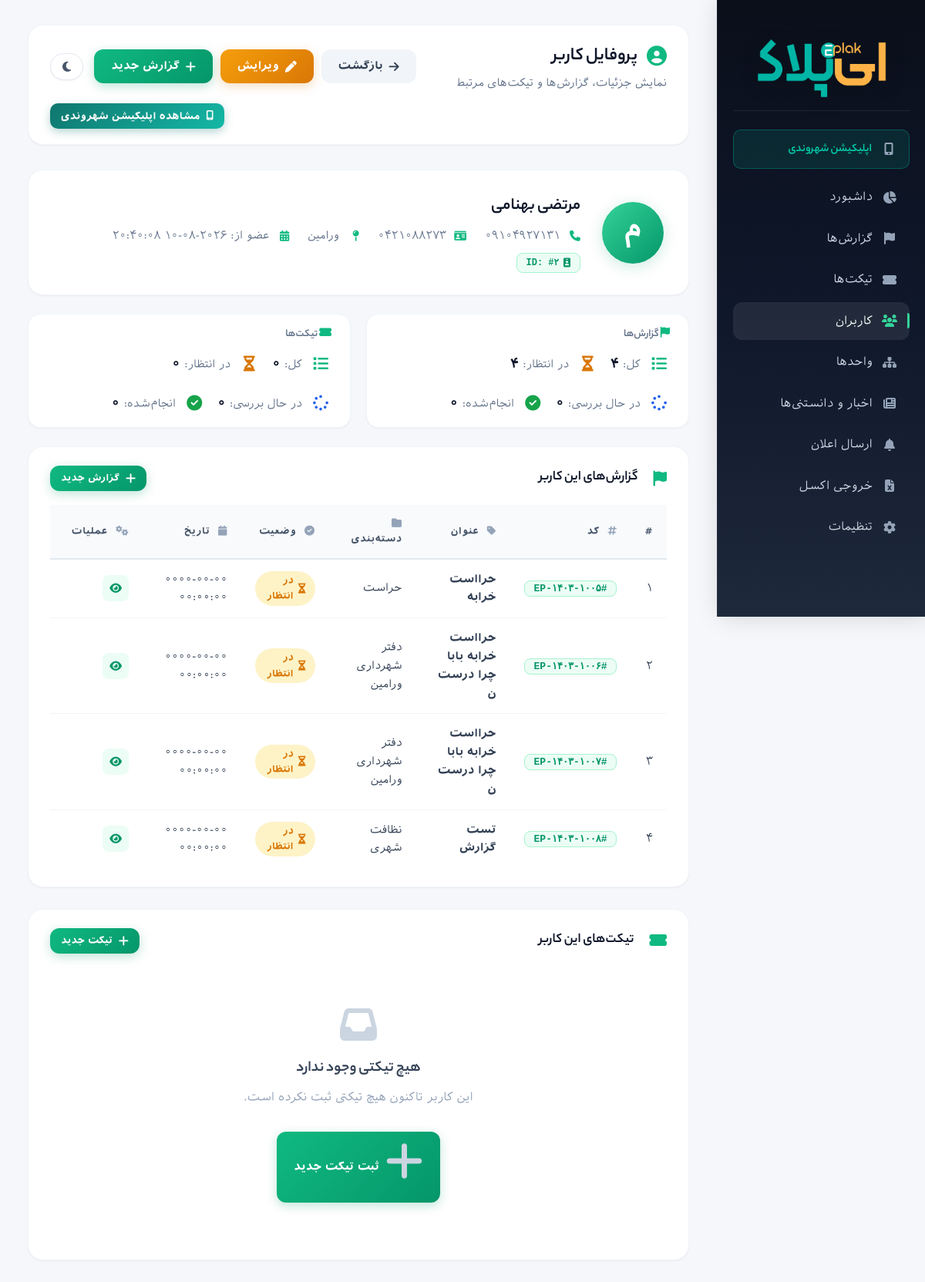
The page /admin/user_view.php?id=2 (signed in) on the database its author committed.
### tables this page shows
CREATE TABLE `users`  (
  `id` int NOT NULL AUTO_INCREMENT,
  `phone` varchar(20) NOT NULL,
  `name` varchar(255) NOT NULL,
  `address` varchar(500) NULL DEFAULT NULL,
  `nid` varchar(20) NULL DEFAULT NULL,
  `created_at` timestamp NOT NULL DEFAULT current_timestamp(),
  PRIMARY KEY (`id`) USING BTREE,
  UNIQUE INDEX `phone`(`phone` ASC) USING BTREE
);

CREATE TABLE `reports`  (
  `id` int NOT NULL AUTO_INCREMENT,
  `user_phone` varchar(20) NOT NULL,
  `title` varchar(255) NOT NULL,
  `description` text NOT NULL,
  `category` varchar(100) NOT NULL,
  `status` varchar(50) NULL DEFAULT 'pending',
  `created_at` timestamp NOT NULL DEFAULT current_timestamp(),
  `reply` text NULL,
  `department` varchar(255) NULL DEFAULT '',
  `sub_department` varchar(255) NULL DEFAULT '',
  `location` varchar(500) NULL DEFAULT '',
  PRIMARY KEY (`id`) USING BTREE,
  INDEX `user_phone`(`user_phone` ASC) USING BTREE,
  CONSTRAINT `reports_ibfk_1` FOREIGN KEY (`user_phone`) REFERENCES `users` (`phone`) ON DELETE RESTRICT ON UPDATE RESTRICT
);

### admin/user_view.php (the view, shortened to what the rows shown need)
<?php
require_once __DIR__ . '/auth.php';
require_once __DIR__ . '/includes/functions.php';
$id = (int)($_GET['id'] ?? 0);
$user = getUserById($pdo, $id);
$reports = getReportsByUser($pdo, $user['phone']);
?>
<!doctype html>
<html lang="fa" dir="rtl">
<head>
  <link rel="stylesheet" href="assets/style.css?v=6">
  <link rel="stylesheet" href="assets/fontawesome/css/all.min.css">
</head>
<body>
  <div class="layout">
    <main class="main">
      <header class="topbar">
        <div class="topbar-left">
          <h1>
            <i class="fas fa-user-circle" style="color: var(--primary-500); margin-left: 12px;"></i>
            پروفایل کاربر
          </h1>
        </div>
      </header>
      <div class="user-profile-card">
        <div class="user-profile-avatar">
          <?= htmlspecialchars(mb_substr($user['name'] ?? 'U', 0, 1)) ?>
        </div>
        <div class="user-profile-info">
          <h3><?= htmlspecialchars($user['name'] ?? 'کاربر ناشناس') ?></h3>
          <div class="user-profile-details">
            <span><i class="fas fa-phone"></i> <?= htmlspecialchars($user['phone']) ?></span>
            <?php if (!empty($user['nid'])): ?>
              <span><i class="fas fa-id-card"></i> <?= htmlspecialchars($user['nid']) ?></span>
            <?php endif; ?>
            <?php if (!empty($user['address'])): ?>
              <span><i class="fas fa-map-pin"></i> <?= htmlspecialchars($user['address']) ?></span>
            <?php endif; ?>
            <span><i class="fas fa-calendar-alt"></i> عضو از: <?= htmlspecialchars($user['created_at'] ?? 'نامشخص') ?></span>
          </div>
          <div style="margin-top: 8px;">
            <span class="badge-code">
              <i class="fas fa-id-badge"></i> ID: #<?= (int)$user['id'] ?>
            </span>
          </div>
        </div>
      </div>
      <section class="panel">
        <div class="panel-header">
          <h2>
            <i class="fas fa-flag" style="color: var(--primary-500); margin-left: 10px;"></i>
            گزارش‌های این کاربر
          </h2>
        </div>
        <?php if ($reports): ?>
          <div class="table-wrapper">
            <table>
              <thead>
                <tr>
                  <th>#</th>
                  <th><i class="fas fa-hashtag"></i> کد</th>
                  <th><i class="fas fa-tag"></i> عنوان</th>
                  <th><i class="fas fa-folder"></i> دسته‌بندی</th>
                  <th><i class="fas fa-check-circle"></i> وضعیت</th>
                  <th><i class="fas fa-calendar"></i> تاریخ</th>
                  <th><i class="fas fa-cogs"></i> عملیات</th>
                </tr>
              </thead>
              <tbody>
                <?php $counter = 1; ?>
                <?php foreach ($reports as $report): ?>
                  <tr>
                    <td><?= $counter++ ?></td>
                    <td><span class="badge-code">#<?= htmlspecialchars($report['code'] ?? '') ?></span></td>
                    <td><strong><?= htmlspecialchars($report['title']) ?></strong></td>
                    <td><?= htmlspecialchars($report['category'] ?? 'سایر') ?></td>
                    <td>
                      <?php
                        $statusClass = normalizeStatusValue($report['status']) === 'done' ? 'status-done' :
                                      (normalizeStatusValue($report['status']) === 'in_progress' ? 'status-progress' : 'status-pending');
                        $statusText = normalizeStatusValue($report['status']) === 'done' ? 'انجام‌شده' :
                                     (normalizeStatusValue($report['status']) === 'in_progress' ? 'در حال بررسی' : 'در انتظار');
                      ?>
                      <span class="<?= $statusClass ?>">
                        <?php if ($statusText === 'در انتظار'): ?>
                          <i class="fas fa-hourglass-half"></i>
                        <?php elseif ($statusText === 'در حال بررسی'): ?>
                          <i class="fas fa-spinner fa-spin"></i>
                        <?php elseif ($statusText === 'انجام‌شده'): ?>
                          <i class="fas fa-check-circle"></i>
                        <?php endif; ?>
                        <?= $statusText ?>
                      </span>
                    </td>
                    <td><?= htmlspecialchars($report['created_at']) ?></td>
                    <td>
                      <div class="action-buttons">
                        <a href="report_detail.php?id=<?= (int)$report['id'] ?>" class="btn-action view" title="مشاهده جزئیات">
                          <i class="fas fa-eye"></i>
                        </a>
                      </div>
                    </td>
                  </tr>
                <?php endforeach; ?>
              </tbody>
            </table>
          </div>
        <?php endif; ?>
      </section>
      <section class="panel">
        <div class="panel-header">
          <h2>
            <i class="fas fa-ticket-alt" style="color: var(--primary-500); margin-left: 10px;"></i>
            تیکت‌های این کاربر
          </h2>
        </div>
      </section>
    </main>
  </div>
</body>
</html>

### rows shown on the page
users: name "م", name "مرتضی بهنامی", phone "۰۹۱۰۴۹۲۷۱۳۱", nid "۰۴۲۱۰۸۸۲۷۳", address "ورامین", created_at "۲۰۲۶-۰۸-۱۰ ۲۰:۴۰:۰۸", id "۲"
reports: code "EP-۱۴۰۳-۱۰۰۵", title "حرااست خرابه", category "حراست", status "در انتظار", created_at "۰۰۰۰-۰۰-۰۰ ۰۰:۰۰:۰۰"
reports: code "EP-۱۴۰۳-۱۰۰۶", title "حرااست خرابه بابا چرا درست ن", category "دفتر شهرداری ورامین", status "در انتظار", created_at "۰۰۰۰-۰۰-۰۰ ۰۰:۰۰:۰۰"
reports: code "EP-۱۴۰۳-۱۰۰۷", title "حرااست خرابه بابا چرا درست ن", category "دفتر شهرداری ورامین", status "در انتظار", created_at "۰۰۰۰-۰۰-۰۰ ۰۰:۰۰:۰۰"
reports: code "EP-۱۴۰۳-۱۰۰۸", title "تست گزارش", category "نظافت شهری", status "در انتظار", created_at "۰۰۰۰-۰۰-۰۰ ۰۰:۰۰:۰۰"

### other values the page prints
count($reports) "۴"
$pending "۴"
$inProgress "۰"
$done "۰"
count($tickets) "۰"
$ticketPending "۰"
$ticketInProgress "۰"
$ticketDone "۰"
